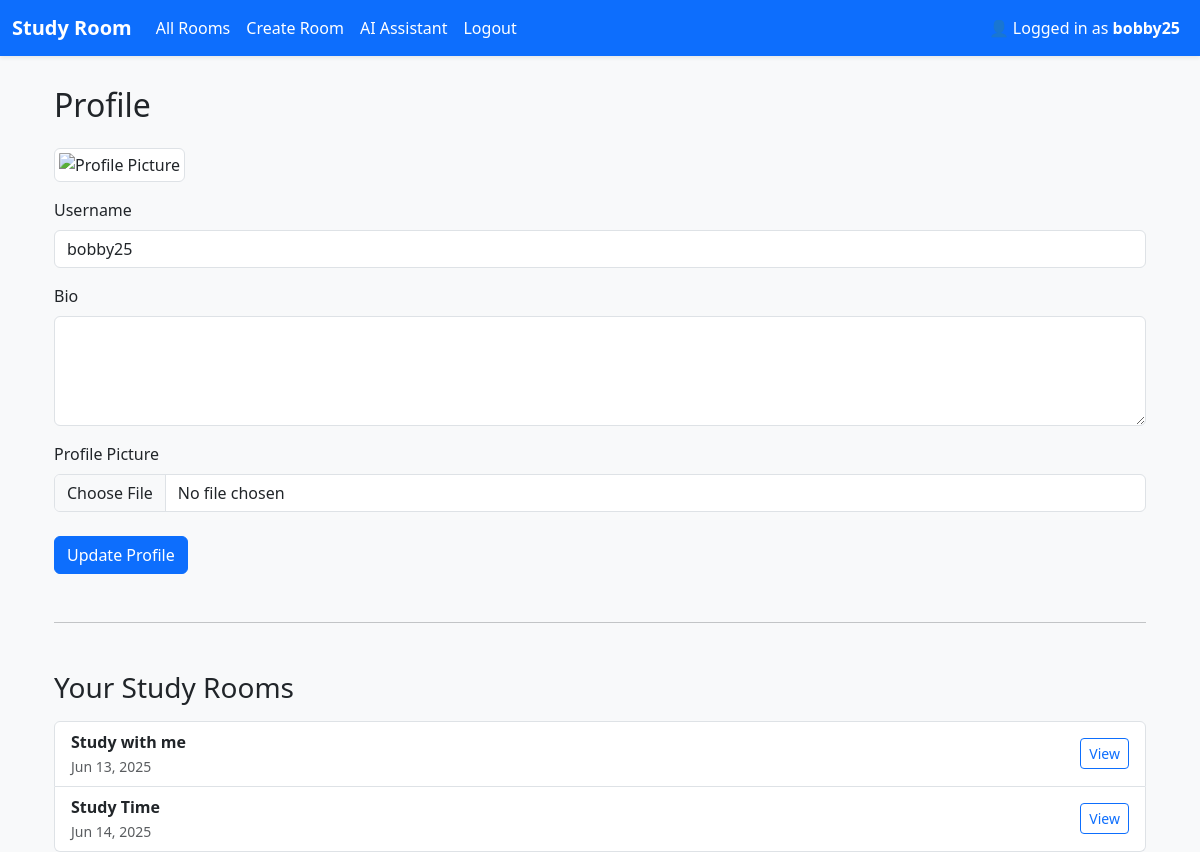
The app's page /auth/profile (signed in) with its own data.
### app/models.py (models this page shows)
class User(db.Model, UserMixin): # UserMixin allows methods for user
    id = db.Column(db.Integer, primary_key=True) # primary_key is the identifier for the table. every id column will automatically become unqiue for every user
    username = db.Column(db.String(25), nullable=False, unique=True) # all field must have value and must be unique. can have 25 char max
    email = db.Column(db.String(120), nullable=False, unique=True)
    password_hash = db.Column(db.String(128), nullable=False)
    bio = db.Column(db.Text, nullable=True)
    image_file = db.Column(db.String(120), default="default.jpg")

class StudyRoom(db.Model):
    id = db.Column(db.Integer, primary_key=True) # each room has a uniuqe id
    name = db.Column(db.String(100), nullable=False) # nullable means column cannot be empty
    description = db.Column(db.Text, nullable=True)
    host_id = db.Column(db.Integer, db.ForeignKey('user.id'), nullable=False) # links to the user who created the room
    created_at = db.Column(db.DateTime, default=datetime.utcnow)
    is_active = db.Column(db.Boolean, default=True)
    host = db.relationship('User', backref=db.backref('study_rooms', lazy=True))
    messages = db.relationship('Message', backref='room', cascade="all, delete", passive_deletes=True)

### app/auth/routes.py (the view)
@auth_bp.route("/profile", methods=["GET", "POST"])
@login_required
def profile():
    form = UpdatedProfileForm()
    if form.validate_on_submit():
        current_user.username = form.username.data
        current_user.bio = form.bio.data
        if form.picture.data:
            picture_file = save_picture(form.picture.data) # get the path of the image
            current_user.image_file = picture_file # set current_user pfp to image path
        db.session.commit()
        flash("Your profile has been updated!", "success")
        return redirect(url_for("auth.profile"))
    elif request.method == "GET":
        form.username.data = current_user.username
        form.bio.data = current_user.bio
    image_file = current_user.image_file or "default.jpg"
    image_url = url_for("static", filename="profile_pics/" + image_file)
    return render_template("profile.html", title="Profile", form=form, image_url=image_url, user=current_user)

### app/auth/forms.py
class UpdatedProfileForm(FlaskForm):
    username = StringField('Username', validators=[DataRequired(), Length(min=2, max=25)])
    bio = TextAreaField('Bio', validators=[Length(max=500)])
    picture = FileField('Profile Picture', validators=[FileAllowed(['jpg', 'jpeg', 'png'])])
    submit = SubmitField('Update Profile')

### app/__init__.py (called while the page is built)
def create_app():
    app = Flask(__name__)
    app.config.from_object(Config) # set config file
    db.init_app(app)
    login_manager.init_app(app)
    socketio.init_app(app)
    mail.init_app(app)
    from flask_migrate import Migrate
    migrate = Migrate(app, db)
    from app.models import User, StudyRoom
    @login_manager.user_loader
    def load_user(user_id):
        return User.query.get(int(user_id))
    from dotenv import load_dotenv
    load_dotenv()
    from app.auth import auth_bp
    app.register_blueprint(auth_bp, url_prefix='/auth')
    from app.studyroom import studyroom_bp
    app.register_blueprint(studyroom_bp, url_prefix='/studyroom')
    try:
        from app.main import main_bp # Register main Blueprint
        app.register_blueprint(main_bp)
    except ImportError:
        pass
    from app import sockets
    return app

### app/templates/profile.html (shortened to what this page needs)
{% extends "base.html" %}
{% block content %}
<div class="container mt-4">
  <h2 class="mb-4">Profile</h2>
  <img src="{{ image_url }}" alt="Profile Picture" class="img-thumbnail" width="150">
  <form method="POST" enctype="multipart/form-data">
    <div class="form-group mt-3">
      {{ form.username.label(class="form-label") }}
      {{ form.username(class="form-control") }}
    </div>
    <div class="form-group mt-3">
      {{ form.bio.label(class="form-label") }}
      {{ form.bio(class="form-control", rows=4) }}
    </div>
    <div class="form-group mt-3">
      {{ form.picture.label(class="form-label") }}
      {{ form.picture(class="form-control") }}
    </div>
    <div class="form-group mt-4">
      {{ form.submit(class="btn btn-primary") }}
    </div>
  </form>
  <hr class="my-5">
  <h3>Your Study Rooms</h3>
  {% if user.study_rooms %}
    <ul class="list-group mt-3">
      {% for room in user.study_rooms %}
        <li class="list-group-item d-flex justify-content-between align-items-center">
          <div>
            <strong>{{ room.name }}</strong><br>
            <small class="text-muted">{{ room.created_at.strftime('%b %d, %Y') }}</small>
          </div>
          <a href="{{ url_for('studyroom.room_detail', room_id=room.id) }}" class="btn btn-sm btn-outline-primary">
            View
          </a>
        </li>
      {% endfor %}
    </ul>
  {% else %}
    <p class="text-muted mt-2">You haven't created any study rooms yet.</p>
  {% endif %}
</div>
{% endblock %}

### app/templates/base.html (shortened to what this page needs)
<!DOCTYPE html>
<html lang="en">
<head>
    <link href="https://cdn.jsdelivr.net/npm/bootstrap@5.3.0/dist/css/bootstrap.min.css" rel="stylesheet">
</head>
<body>
<nav class="navbar navbar-expand-lg shadow-sm">
  <div class="container-fluid">
    <a class="navbar-brand fw-bold" href="{{ url_for('main.home') }}">Study Room</a>
    <div class="collapse navbar-collapse" id="navbarNav">
      <ul class="navbar-nav me-auto">
        {% if current_user.is_authenticated %}
          <li class="nav-item">
            <a class="nav-link" href="{{ url_for('studyroom.room_list') }}">All Rooms</a>
          </li>
          <li class="nav-item">
            <a class="nav-link" href="{{ url_for('studyroom.create_room') }}">Create Room</a>
          </li>
          <li class="nav-item">
            <a class="nav-link" href="{{ url_for('studyroom.ai_assistant') }}">AI Assistant</a>
          </li>
          <li class="nav-item">
            <a class="nav-link" href="{{ url_for('auth.logout') }}">Logout</a>
          </li>
        {% endif %}
      </ul>
      {% if current_user.is_authenticated %}
      <ul class="navbar-nav ms-auto">
        <li class="nav-item">
          <a href="{{ url_for('auth.profile') }}" class="nav-link">
            👤 Logged in as <strong>{{ current_user.username }}</strong>
        </a>
        </li>
      </ul>
      {% endif %}
    </div>
  </div>
</nav>
<div class="container">
    {% block content %}{% endblock %}
</div>
</body>
</html>

### app/templates/base.html (style rules this page uses)
body { background-color: #f8f9fa; }
.navbar { background-color: #0d6efd; }
.navbar-brand, .nav-link, .navbar-text { color: white !important; }
.container { margin-top: 30px; }

### records on screen
User: username "bobby25"
StudyRoom: name "Study with me", created_at "Jun 13, 2025"
StudyRoom: name "Study Time", created_at "Jun 14, 2025"
